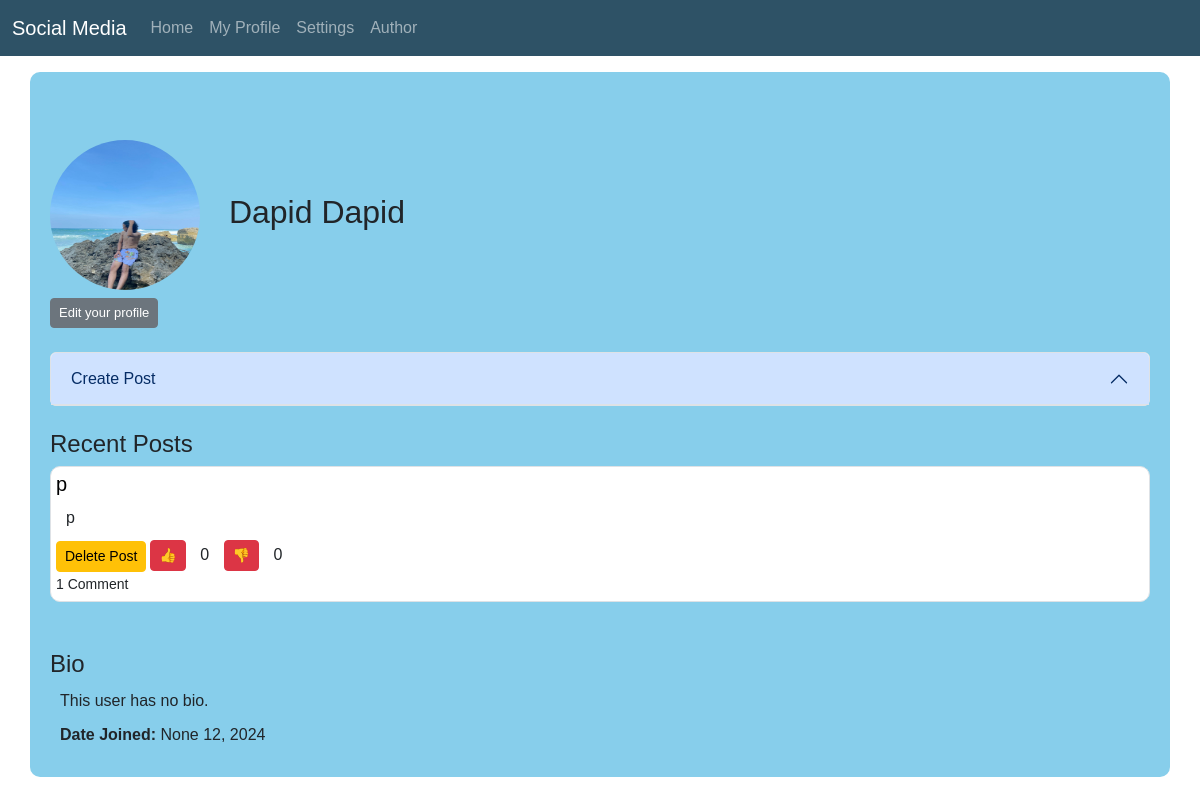
Screenshot of /profile/1 (signed in) with the database file from the repository.
### website/models.py (models this page shows)
class User(db.Model, UserMixin):
    id = db.Column(db.Integer, primary_key=True)
    email = db.Column(db.String(150), unique=True)  # 150 is max length
    password = db.Column(db.String(150))
    first_name = db.Column(db.String(150))
    last_name = db.Column(db.String(150))
    profile_picture = db.Column(
        db.String(1000), default="default_profile_photo.jpg")
    posts = db.relationship("Post", backref='user',
                            cascade='all, delete-orphan')
    bio = db.Column(db.String(1500))
    links = db.Column(db.String(500))
    date_joined = db.Column(db.DateTime(timezone=True), default=func.now())
    likes = db.relationship("Like", backref="user",
                            cascade="all, delete-orphan")
    dislikes = db.relationship(
        "Dislike", backref='user', cascade='all, delete-orphan')
    comment_likes = db.relationship(
        "CommentLike", backref='user', cascade='all, delete-orphan')
    comments = db.relationship(
        "Comment", backref='user', cascade='all, delete-orphan')
    replies = db.relationship(
        "ReplyComment", backref="user", cascade='all, delete-orphan')

class Post(db.Model):  # telling it what all posts need to look like.
    id = db.Column(db.Integer, primary_key=True)
    title = db.Column(db.String(500))
    data = db.Column(db.String(10000))
    date = db.Column(db.DateTime(timezone=True), default=func.now())
    user_id = db.Column(db.Integer, db.ForeignKey('user.id'))
    likes = db.relationship("Like", backref="post",
                            cascade="all, delete-orphan")
    dislikes = db.relationship(
        "Dislike", backref="post", cascade="all, delete-orphan")
    comments = db.relationship(
        "Comment", backref='post', cascade='all, delete-orphan')
    comment_likes = db.relationship(
        "CommentLike", backref='post', cascade='all, delete-orphan')
    replies = db.relationship(
        "ReplyComment", backref='post', cascade='all, delete-orphan')

### website/views.py (the view, shortened to what this page needs)
@views.route('/profile/<int:id>', methods=["GET","POST"])
@login_required
def user_profile(id):
    if request.method == "GET":
        user = User.query.get(id)
        posts = Post.query.filter_by(user_id=id).order_by(Post.date.desc()).limit(5).all()
        name = user.first_name + " " + user.last_name
        pagename = name + "'s Profile"
        date_joined = str(user.date_joined).split(" ")[0] # date_joined = the "2023-06-11 12:34:56" but split at the space, and only take the first value of the list.
        date_joined_list = date_joined.split("-")
        year = date_joined_list[0]
        if date_joined_list[1][0] == "0":
            string = date_joined_list[1][1:]
            month = months.get(int(string))
        else:
            month = months.get(date_joined_list[1])
        day = date_joined_list[2]
        date_joined = str(month) + " " + str(day) + ", " + str(year)
        return render_template("user_profile.html", page=pagename, name=name, user=user, id=int(id), date_joined=date_joined, posts=posts, current_user=current_user)

### main.py (called while the page is built)
def nl2br(value): # Custom filter function to convert newlines to <br> tags
    try:
        paragraphs = value.split('\n')
        paragraphs_html = '<br>'.join(paragraphs)
        return Markup(paragraphs_html)
    except AttributeError: # if the user doesn't have a bio, etc
        pass

### website/templates/user_profile.html (shortened to what this page needs)
{% extends 'base.html' %}
{% block body %}
<div class="container" style="background-color: #87ceeb; padding: 20px; border-radius: 10px;">
  <br /><br />
  <h2>
    {% if user.profile_picture %}
    <img src="../static/profile_pictures/{{user.profile_picture}}" alt="Avatar Image" style="border-radius: 50%; width: 150px; height: 150px">
    {% else %}
    <img
      src="../static/profile_pictures/default_profile_photo.jpg"
      alt="Avatar image" style="border-radius: 50%; width: 150px; height: 150px"
    />
    {% endif %}
    <span style="padding: 20px">{{name}}</span>
  </h2>
  {% if id == current_user.id %}
  <a href="/edit/profile" style="font-size: small" class="btn btn-secondary btn-sm">Edit your profile</a>
  <br /><br />
  <div class="accordion">
    <div class="accordion-item">
      <h2 class="accordion-header">
        <button
          class="accordion-button"
          type="button"
          data-bs-toggle="collapse"
          data-bs-target="#collapseOne"
          aria-expanded="true"
          aria-controls="collapseOne"
        >
          Create Post
        </button>
      </h2>
    </div>
  </div>
  {% endif %}
  <br />
  <h4>Recent Posts</h4>
  {% for post in posts %}
  <div class="border" style="border-radius: 10px; padding: 5px; background-color: white;">
    <a href="/post/{{post.id}}" style="color: black; text-decoration: none"><h5>{{post.title}}</h5></a>
    <p>{{ post.data | nl2br }}</p>
    <small>
      {% if id == current_user.id %}
      <a
        href="{{ url_for('views.delete_post', id=post.id) }}"
        onclick="return confirm('Are you sure you want to delete this post?')"
        class="btn btn-sm btn-warning"
        >Delete Post</a>
      </small>
      {% endif %}
    <form action="/post/{{post.id}}/like" method="post" style="display: inline">
      <input type="submit" class="btn btn-danger btn-sm" value="👍" />
      <p style="display: inline">{{ post.likes | count }}</p>
    </form>
    <form action="/post/{{post.id}}/dislike" method="post" style="display: inline">
      <input type="submit" class="btn btn-danger btn-sm" value="👎" />
      <p style="display: inline">{{ post.dislikes | count }}</p>
    </form>
    <br />
    {% if post.comments | count == 1 %}
    <small>{{ post.comments | count }} Comment</small>
    {% else %}
    <small>{{ post.comments | count }} Comments</small>
    {% endif %}
  </div>
  <br />
  {% endfor %}
  <br />
  <h4>Bio</h4>
  {% if user.bio == None or user.bio == "" %}
  <p>This user has no bio.</p>
  {% else %}
  <div class="container border" style="border-radius: 10px; background-color: white; padding: 10px;">
    <p>{{user.bio | nl2br}}</p>
  </div>
  <br>
  {% endif %}
  <p><b>Date Joined: </b>{{date_joined}}</p>
</div>
{% endblock %}

### website/static/style.css (style rules this page uses)
body { background-image: url('https://images7.alphacoders.com/133/1330715.png'); background-size: 200%; background-repeat: no-repeat; background-position: center; font-family: Arial, sans-serif; }
p { margin: 10px; }

### rows the page displays
User: profile_picture (picture)
Post: title "p", data "p", likes|count "0", dislikes|count "0", comments|count "1"

### other values shown
{{ name }} "Dapid Dapid"
{{ date_joined }} "None 12, 2024"
